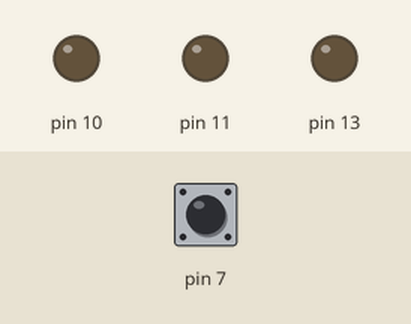
This sketch was run on a simulated Arduino Uno, built with avr-gcc and run on an emulated ATmega328P. Shown: output pins drawn as LEDs (lit = HIGH). Dashed ring = blinking. The inputs (shaded band) are chosen by the test bench; at power-on: pin 7 HIGH. What the sketch prints to the serial monitor is not drawn.

Above: at 1.2 s.
1.3 s: pin 7 pulled LOW for 0.15 s
At 1.85 s:
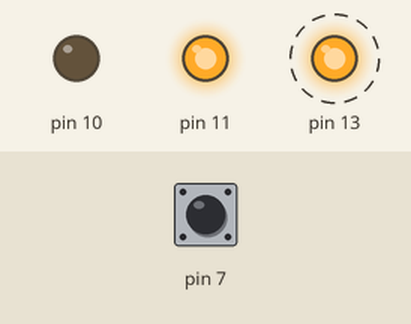
4.3 s: pin 7 pulled LOW for 1 s
At 4.41 s:
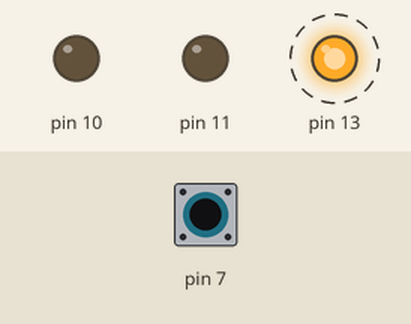
7.3 s: pin 7 pulled LOW for 3.2 s
At 7.81 s:
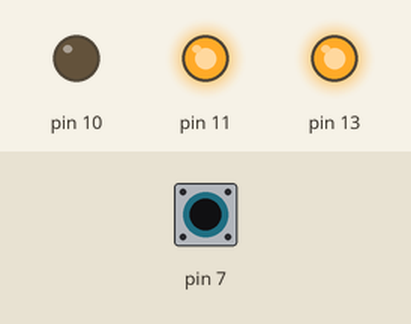
12.7 s: pin 7 pulled LOW for 0.15 s
At 15.59 s:
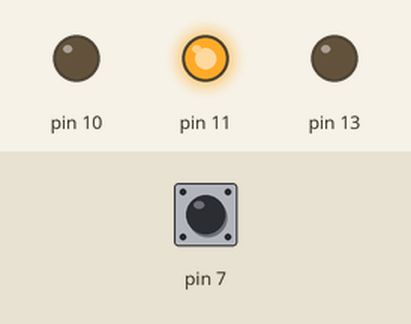
15.8 s: pin 7 pulled LOW for 0.15 s
At 16.39 s:
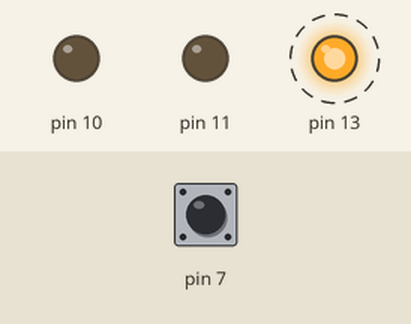
Timing chart, 0 to 18.8 s (numbered marks = the images above; inputs shaded):
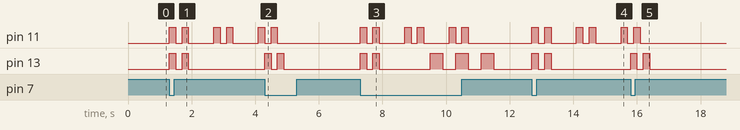

Measured:
- after the input at 1.3 s, pin 11: LOW → HIGH at once, → LOW 0.20 s later, → HIGH 0.20 s later, → LOW 0.20 s later, … (9 changes in this stretch); pin 13: alternates HIGH for 0.20 s and LOW for 0.20 s, 4 changes in all, then stays LOW, starting at once
- after the input at 4.3 s, pin 13: alternates HIGH for 0.20 s and LOW for 0.20 s, 4 changes in all, then stays LOW, starting at once
- after the input at 7.3 s, pin 11: LOW → HIGH at once, then repeats every 1.4 s: LOW 0.20 s, HIGH 0.20 s, LOW 0.80 s, HIGH 0.20 s; pin 13: LOW → HIGH at once, → LOW 0.20 s later, → HIGH 0.20 s later, → LOW 0.20 s later, … (10 changes in this stretch)
- after the input at 12.7 s, pin 11: LOW → HIGH at once, then repeats every 1.4 s: LOW 0.20 s, HIGH 0.20 s, LOW 0.80 s, HIGH 0.20 s; pin 13: alternates HIGH for 0.20 s and LOW for 0.20 s, 4 changes in all, then stays LOW, starting at once
- after the input at 15.8 s, pin 13: alternates HIGH for 0.20 s and LOW for 0.20 s, 4 changes in all, then stays LOW, starting at once

The sketch:

Patterns.ino
```cpp
#include "PatternPlayer.h"

//Create PatternPlayers (one for each output pin you need)
//PatternPlayer name(pin);

PatternPlayer myLED0(10);
PatternPlayer myLED1(11);
PatternPlayer myLED2(13);

//Define patterns like this:
//Pattern patternName(
//                    Pattern length/steps,
//                    Array of Intensities (0-255),
//                    Array of Durations (0-65535)
//                    );
//Length of the arrays must match the defined pattern length

//Example of pattern that blinks twice and then waits for 800 ms
const Pattern twoBlinks(
                    4,
                    (byte[])          {255,   0, 255,   0},
                    (unsigned int[])  {200, 200, 200, 800}
                    );

//Example of pattern that blinks three times, with decaying intensity and then waits for 800 ms
Pattern threeBlinks(
                    6,
                    (byte[])          {255,   0, 140,   0,  70,   0},
                    (unsigned int[])  {200, 200, 200, 200, 200, 800}
                    );

//Example of pattern used for fading (e.g. if it should fade-in, the first value should be zero)
Pattern threeBlinksFade(
                    7,
                    (byte[])          {  0, 255,   0, 255,   0, 255,   0},
                    (unsigned int[])  {400, 400, 400, 400, 400, 400, 800}
                    );


//It is possible to save the patterns in a list if needed (e.g. to make it easier to specify which pattern to play directly from Unity)
Pattern PatternList[] = {twoBlinks, twoBlinks, threeBlinks, threeBlinksFade};
const int PatternListSize = sizeof(PatternList)/sizeof(Pattern);

//Also possibleto create player lists
PatternPlayer PlayerList[] = {myLED0, myLED1, myLED2};

void setup() {
  //As an example input, I use a button on pin 7, that is pulled to ground when pressed
  pinMode(7, INPUT_PULLUP);
  Serial.begin(115200);
  Serial.println(PatternListSize);
}

int index = 0;
void loop() {
    //Always call loop on the pattern players. They will return immediatly if no pattern is playing, or if it is still waiting to do the next step.
    myLED0.loop();
    myLED1.loop();
    myLED2.loop();

    //Example of how to play a pattern (in this case when a button on pin 7 is pressed)
    if(!digitalRead(7))
      myLED0.playPattern(threeBlinksFade, true); //the 'true' indicates that the pattern should fade between intensities (requires a PWM pin)


    //patternPlayer.playPattern(Pattern pattern, bool fade, int repeat). fade and repeat are optinal. repeat specifices how many times the pattern should repeat after the first

    //it is also possible to only activate a pattern if none is currently playing (not fading + repeating twice):
    if(!digitalRead(7) && !myLED1.playing)
      myLED1.playPattern(twoBlinks, false, 2);


    //You can also use one (or more) pattern lists to easily play many different patterns (e.g. from Unity by just sending an interger/index over serial)
    if(!digitalRead(7) && !myLED2.playing)
      myLED2.playPattern(PatternList[index++], false);

    if(index == PatternListSize)
      index = 0;
}
```

Pattern.cpp
```cpp
/*
  Pattern.cpp - Library for playing patterns.
  Created by Martin Kibsgaard, Feb. 2016.
  Released into the public domain.
*/

#include "Arduino.h"
#include "Pattern.h"

Pattern::Pattern(int length, byte intensities[], unsigned int durations[])
{
  this->length = length;
  this->durations = durations;
  this->intensities = intensities;

}

//Pattern::Pattern(){};
```

Pattern.h
```cpp
/*
  Pattern.h - Library for playing patterns.
  Created by Martin Kibsgaard, Feb. 2016.
  Released into the public domain.
*/

#ifndef Pattern_h
#define Pattern_h

#include "Arduino.h"

class Pattern {
  public:
    Pattern(int length, byte intensities[], unsigned int durations[]);
    Pattern(){};
    int length;
    unsigned int *durations;
    byte *intensities;

};

#endif
```

PatternPlayer.cpp
```cpp
/*
  PatternPlayer.cpp - Library for playing patterns.
  Created by Martin Kibsgaard, Feb. 2016.
  Released into the public domain.
*/

#include "Arduino.h"
#include "PatternPlayer.h"

//Setup the Pattern Player and set the pin mode for the selected pin.
PatternPlayer::PatternPlayer(int pin)
{
  this->pin = pin;
  pinMode(pin, OUTPUT);
}

//Play the specified pattern. It is optinal to enable fading (default off) and how many times it should repeat (default 0).
void PatternPlayer::playPattern(Pattern pattern, bool fade, int repeat) {
  //Save the chosen parameters
  this->pattern = pattern;
  this->repeat = repeat;
  this->fade = fade;

  //Reset variables
  patternStep = 0;
  reps = 0;

  //Set the first intensity and time until next step
  analogWrite(pin, pattern.intensities[patternStep]);
  patternNextStepTime = millis() + pattern.durations[patternStep];

  //Enable playback in the loop-function
  playing = true;
}


void PatternPlayer::loop() {
  if (!playing) //do nothing if no pattern is currently playing
    return;

  if (fade) //seperate code for dealing with fade/smooth transistions (more computational heavy)
    return fader();

  if (millis() < patternNextStepTime) //Time for next step?
    return;

  patternStep++; //Increase step number

  //Check if we have reached the end of the pattern and check if we should repeat, else stop playing.
  if (patternStep == pattern.length) {
    if (reps == repeat) {
      playing = false;
      return;
    } else {
      reps++;
      patternStep = 0;
    }
  }

  //Set intensity of current step and set time until next step
  analogWrite(pin, pattern.intensities[patternStep]);
  patternNextStepTime = millis() + pattern.durations[patternStep];
}


//Fader that linearly interpolates between each intensity
//CurrentIntensity = LastIntensity * a + NextIntensity * (1 - a)
//Where 'a' is a parameter between 0 and 1, which indicates how close we currently are to the next time step.
float a = 0;
float deltaTime = 0;
int intensity = 0;
void PatternPlayer::fader() {
  //Check if it is time to refresh the intensity
  if(millis() - lastUpdate < updateInterval)
    return;

  lastUpdate = millis();

  //Check if it is the last step (no interpolation - optimally, it should interpolate between reps also)
  if (patternStep < pattern.length - 1) {
    deltaTime = patternNextStepTime - millis();
    a = deltaTime / pattern.durations[patternStep];
    intensity = pattern.intensities[patternStep] * a + pattern.intensities[patternStep + 1] * (1.0 - a);
    analogWrite(pin, intensity);
  } else {
    analogWrite(pin, pattern.intensities[patternStep]);
  }

  if (millis() > patternNextStepTime) {
    patternStep++;
    if (patternStep == pattern.length) {
      if (reps == repeat) {
        playing = false;
      } else {
        reps++;
        patternStep = 0;
      }
    }
    patternNextStepTime = millis() + pattern.durations[patternStep];
  }
}
```

PatternPlayer.h
```cpp
/*
  PatternPlayer.h - Library for playing patterns.
  Created by Martin Kibsgaard, Feb. 2016.
  Released into the public domain.
*/

#ifndef PatternPlayer_h
#define PatternPlayer_h

#include "Arduino.h"
#include "Pattern.h"

class PatternPlayer {
  public:
    PatternPlayer(int pin);
    void playPattern(Pattern pattern, bool fade = false, int repeat = 0);
    void loop();
    bool playing = false;
    void fader();
  private:
    Pattern pattern;
    int pin;
    unsigned long patternNextStepTime;
    int patternStep;
    int reps;
    int repeat;
    bool play = false;


    bool fade = false;
    int updateInterval = 3;
    unsigned long lastUpdate = 0UL;

};

#endif
```
